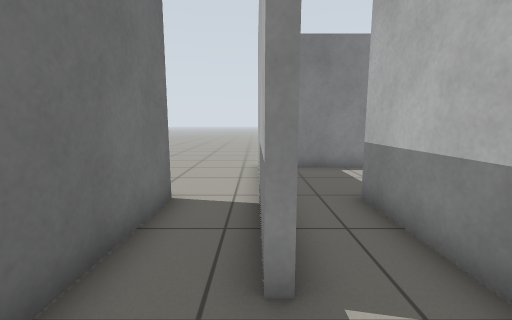
view 1 (above)

13 first-person views from a walk through a robot-simulator world made for Gazebo. The camera is 0.85 m above the floor, tilts 8° down and sees 90° across. The floor is counted in squares, 0.5 m on a side. Each view is taken from the middle of a square. On the plan, view 1 faces up. The plan holds only what a view shows up to about 14 squares ahead; the rest is blank.

view 2
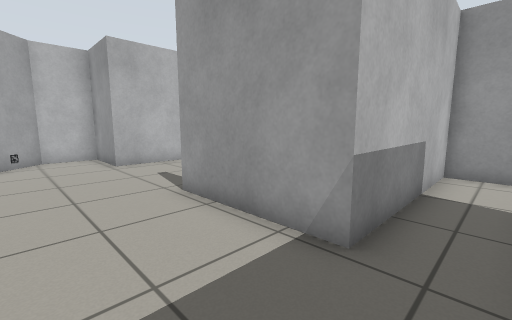

view 3
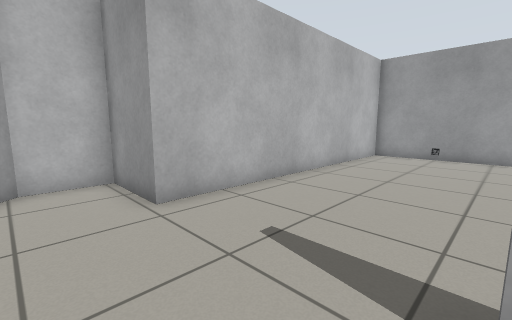

view 4
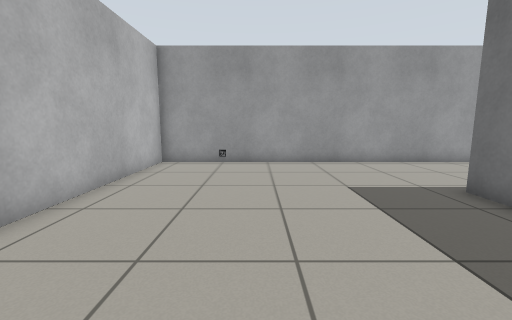

view 5
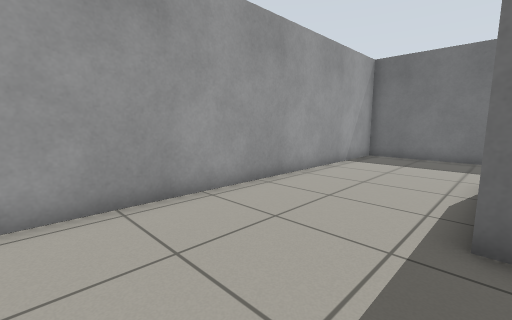

view 6
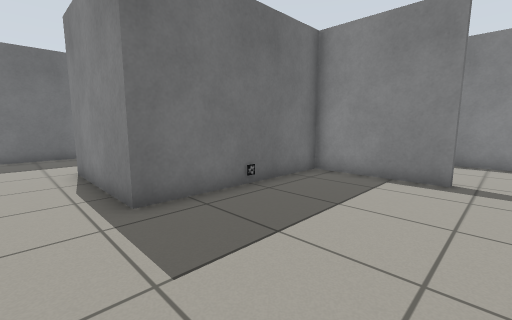

view 7
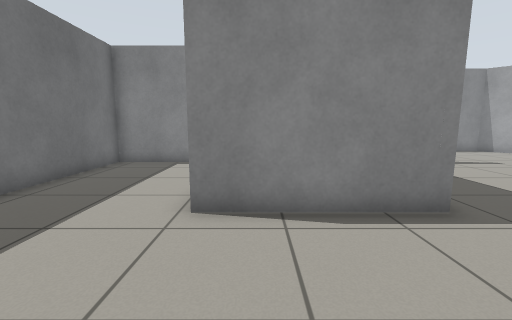

view 8
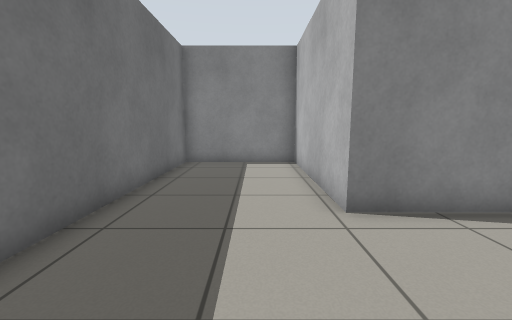

view 9
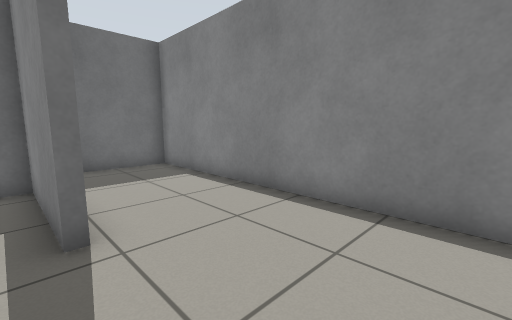

view 10
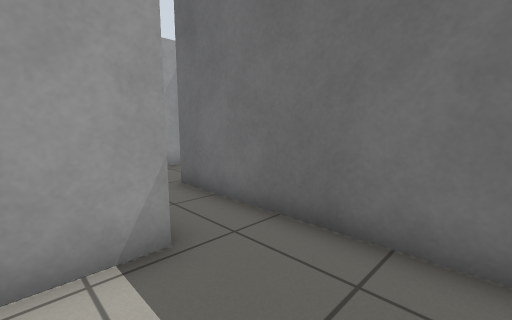

view 11
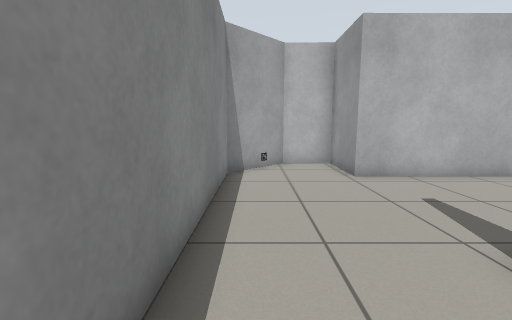

view 12
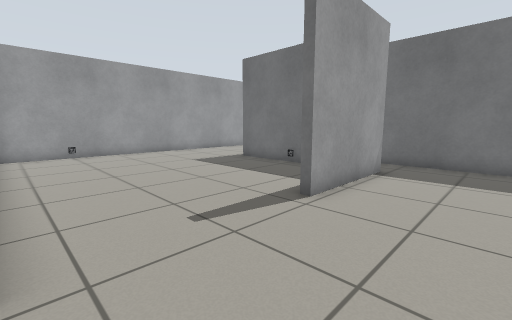

view 13
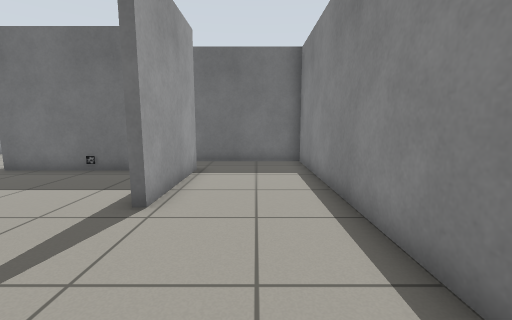

### Floor plan
Points are (right, up) in squares from view 1. A wall is a line through its corners. A room is listed if a view was taken in it or the views show most of it. See-through windows are left out.
Room 1 (views 1, 2, 3, 4, 5, 6, 7, 8, 9, 10, 11, 12, 13)
walls: (0.9, -0.9) (2.4, -0.9) (2.4, 5.8) (6.9, 5.8) (6.9, 5.5) (2.7, 5.5) (2.7, -1.2) (-2.3, -1.2) (-2.3, 5.5) (-7.2, 5.5) (-7.2, -6.4) (12.2, -6.4) (12.2, 5.8) (15, 5.8) (15, 7.8) (12.9, 10) (0.4, 10) (0.4, 2.3) (0.1, 2.3)
ways out: opening at (0, 1)
objects: other object (3, 2); other object (10, -6)

Positions as (right, up) in squares from view 1, and headings:
1: (0, 0), facing up
2: (1, 9), facing down-right
3: (7, 8), facing down-right
4: (8, 5), facing down
5: (7, -1), facing down-left
6: (8, -3), facing up-left
7: (-1, -6), facing up
8: (-4, -6), facing up
9: (11, 5), facing up-left
10: (4, 9), facing down-left
11: (4, 9), facing right
12: (12, 9), facing down-left
13: (12, 8), facing left
